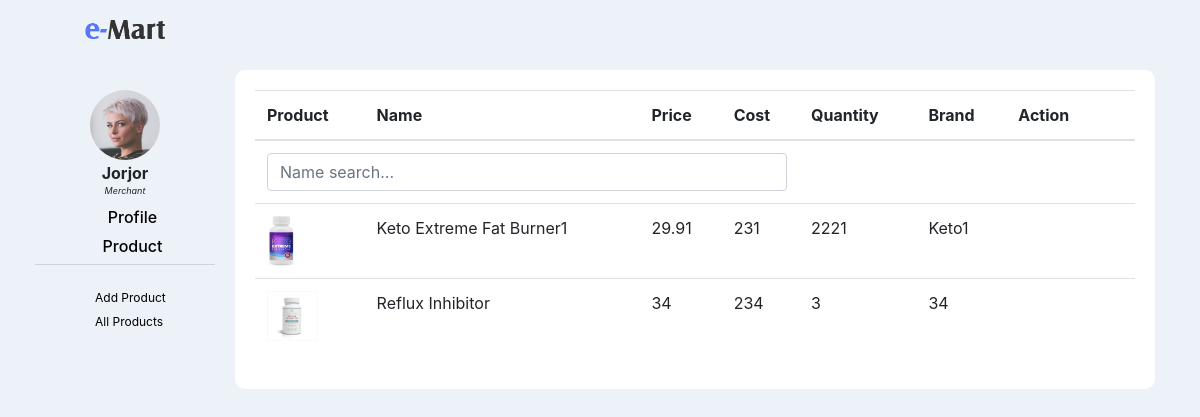
/products.php (signed in), run on the app's committed database.
### tables this page shows
CREATE TABLE `userinfo` (
  `id` int(11) NOT NULL,
  `fullname` varchar(255) DEFAULT NULL,
  `address` varchar(255) DEFAULT NULL,
  `contact` varchar(255) DEFAULT NULL,
  `email` varchar(255) DEFAULT NULL,
  `bday` date DEFAULT NULL,
  `date_created` timestamp NOT NULL DEFAULT current_timestamp(),
  `userid` int(11) DEFAULT NULL,
  `photo` varchar(255) DEFAULT NULL
);

CREATE TABLE `productt` (
  `id` int(11) NOT NULL,
  `categoryid` int(11) NOT NULL,
  `name` varchar(255) NOT NULL,
  `price` float NOT NULL,
  `brand` varchar(255) NOT NULL,
  `quantity` int(11) NOT NULL,
  `rating` int(11) NOT NULL,
  `date_added` timestamp NOT NULL DEFAULT current_timestamp(),
  `storeid` int(11) NOT NULL,
  `description` varchar(255) NOT NULL,
  `cost` float NOT NULL
);

CREATE TABLE `media` (
  `id` int(11) NOT NULL,
  `name` varchar(255) NOT NULL,
  `storeid` int(11) NOT NULL,
  `date_added` timestamp NOT NULL DEFAULT current_timestamp(),
  `productid` int(11) NOT NULL,
  `active` int(11) DEFAULT 0
);

### model.php (called while the page is built, shortened)
<?php
class Model {
	public $db;
	public function __construct(){
		require_once "config.php";
		$this->db = $db;
		$this->getAllUnverifiedStores();
	}
	public function getAllProducts(){
		$sql = "
			SELECT t1.*, t2.name as 'filename'
			FROM productt t1
			LEFT JOIN media t2
			ON t1.id = t2.productid
			WHERE t1.storeid = ".$_SESSION['storeid']."
			AND t2.active = 1
		";
		return $this->db->query($sql)->fetchAll();
	}
	public function getUserProfile(){
		$sql = "
			SELECT *
			FROM userinfo
			WHERE userid = ".$_SESSION['id']."
			LIMIT 1
		";
		return $this->db->query($sql)->fetch();
	}
	public function getAllUnverifiedStores(){
		$sql = "
			SELECT t1.*
			FROM store t1
			LEFT JOIN user t2
			ON t1.userid = t2.id
			WHERE  t2.verified = 0
		";
		return $this->db->query($sql)->fetchAll();
	}
}

### products.php (the view, shortened to what this page needs)
<?php include "./head2.php";?>
<body>
  <div class="container">
    <div class="row">
      <div class="col-sm-2">
        <figure class="logo"></figure>
      </div>
      <div class="col-sm-10">
        <a href="logout.php"><svg class="bi float-right gear" width="20" height="20" fill="currentColor">
          <use xlink:href="./node_modules/bootstrap-icons/bootstrap-icons.svg#gear-fill"/></svg> </a>
      </div>
    </div>
    <div class="row">
      <div class="col-sm-2 side">
        <?php $active="product"; include "./sidenav.php";?>
      </div>
      <div class="col-sm-10">
        <div class="content">
           <?php
            $products = $model->getAllProducts();
          ?>
          <table class="table">
            <thead>
              <tr>
                <th scope="col">Product</th>
                <th scope="col">Name</th>
                <th scope="col">Price</th>
                <th scope="col">Cost</th>
                <th scope="col">Quantity</th>
                <th scope="col">Brand</th>
                <th scope="col">Action</th>
              </tr>
            </thead>
            <tbody>
              <tr id="search">
                <td colspan="4">
                  <input type="text" class="form-control" id="searchName" placeholder="Name search..."/>
                </td>
              </tr>
              <?php foreach($products as $idx => $product): ?>
              <tr class="result" id="edit<?= $product['id']; ?>">
                <td class="editphoto"><img height="50" width="auto" src="uploads/merchant/<?= $_SESSION['storeid'];?>/<?= $product['id']; ?>/<?= $product['filename']; ?>" /></td>
                <td class="editname"><?= $product['name']; ?></td>
                <td class="editprice"><?= $product['price']; ?></td>
                <td class="editcost"><?= $product['cost']; ?></td>
                <td class="editqty"><?= $product['quantity']; ?></td>
                <td class="editbrand"><?= $product['brand']; ?></td>
                <td>
                  <a href="" data-quantity="<?= $product['quantity']; ?>" data-description="<?= $product['description']; ?>" data-brand="<?= $product['brand']; ?>" data-price="<?= $product['price']; ?>" data-cost="<?= $product['cost']; ?>" data-id="<?= $product['id']; ?>" data-name="<?= $product['name']; ?>" class="btn btn-sm  edit"  data-toggle="modal" data-target="#editProductModal" alt="Edit product"><svg class="bi" width="18" height="18" fill="currentColor"><use xlink:href="./node_modules/bootstrap-icons/bootstrap-icons.svg#pencil"/></svg> </a>
                  <a href="" data-id="<?= $product['id']; ?>" class="btn btn-sm  delete" alt="Delete Product"><svg class="bi" width="18" height="18" fill="currentColor"><use xlink:href="./node_modules/bootstrap-icons/bootstrap-icons.svg#trash"/></svg></a>
                </td>
              </tr>
              <?php endforeach ?>
            </tbody>
          </table>
        </div>
      </div>
    </div>
  </div>
</body>
</html>

### sidenav.php (shortened to what this page needs)
<div class="profile">
	<div class="profile-pic"></div>
  <?php $profile = $model->getUserProfile(); ?>
	<b><?= $profile['fullname'];?></b>
	<i>Merchant</i>
</div>
<div class="accordion" id="accordionExample">
  <div class="card">
    <div class="card-header" id="headingOne">
      <h2 class="mb-0">
        <button class="btn btn-link btn-block text-left" type="button" data-toggle="collapse" data-target="#collapseOne" aria-expanded="true" aria-controls="collapseOne">
        	<svg class="bi" width="15" height="15" fill="currentColor">
	<use xlink:href="./node_modules/bootstrap-icons/bootstrap-icons.svg#file-earmark-person"/></svg>
          Profile
        </button>
      </h2>
    </div>
  </div>
  <div class="card">
    <div class="card-header" id="headingThree">
      <h2 class="mb-0">
        <button class="btn btn-link btn-block text-left collapsed" type="button" data-toggle="collapse" data-target="#collapseThree" aria-expanded="false" aria-controls="collapseThree">
        	<svg class="bi" width="15" height="15" fill="currentColor">
	<use xlink:href="./node_modules/bootstrap-icons/bootstrap-icons.svg#clipboard"/></svg>
          Product
        </button>
      </h2>
    </div>
    <div id="collapseThree" class="collapse <?=($active =='product') ? 'show' : ''; ?>" aria-labelledby="headingThree" data-parent="#accordionExample">
      <div class="card-body">
        <ul class="sublist">
        	<li>
        		<a href="addproduct.php">Add Product</a>
        	</li>
        	<li>
        		<a href="products.php">All Products</a>
        	</li>
        </ul>
      </div>
    </div>
  </div>
</div>

### css/style.css (style rules this page uses)
body { background: #edf2f9; margin: 0; padding: 0; }
.side { padding: 20px 5px; box-sizing: border-box; margin: 0; position:sticky; top: 200px; }
.profile-pic { position: relative; overflow: hidden; width: 70px; height: 70px; border-radius: 100%; background: url(./../images/avatar.jpg) no-repeat; background-size: contain; margin: 0 auto; display: block; }
.profile b, .profile i { text-align: center; line-height: 1; display: block; margin: 5px 0 0px; }
.profile i { font-size: 9px; margin-bottom: 10px; }
.logo { background: url(./../images/logo.png) no-repeat; background-size: contain; width: 80px; height: 30px; display: block; margin: 20px auto; }
.card { background: transparent; border: none; }
.accordion>.card>.card-header { padding: 0; }
.card .btn { color: black; font-weight: 500; text-decoration: none; font-size: 16px; padding: 0 0 5px; line-height: 1.4; text-align: center!important; margin: 0 auto; width: 56%; }
.card .btn svg { float: left; margin-top: 5px; }
.card-header { background: transparent; }
.card-body ul, .list-group, .sublist { list-style-type: none; background: transparent; }
.card-body ul a, .list-group a, .sublist a { font-size: 12px; text-decoration: none; color: black; }
.gear { margin-top: 20px; }
.content { border-radius: 10px; padding: 20px; background: white; margin-bottom: 20px; }

### data on the page
userinfo: fullname "Jorjor"
productt: media.name (picture), name "Keto Extreme Fat Burner1", price "29.91", cost "231", quantity "2221", brand "Keto1"
productt: media.name (picture), name "Reflux Inhibitor", price "34", cost "234", quantity "3", brand "34"
